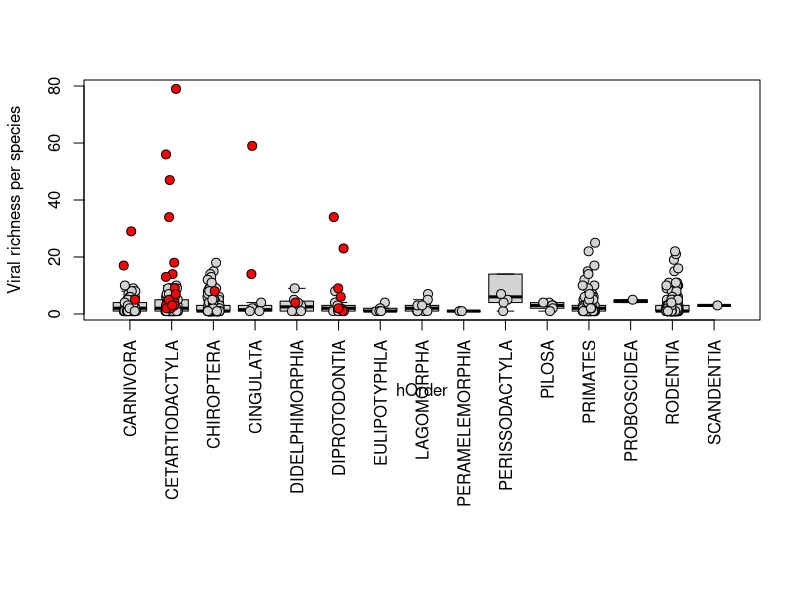

Recreate this plot in R. (Note: this script raises an error after producing the figure.)
rm(list=ls()) 
options(stringsAsFactors=F)
require(ggplot2)
library(dplyr)
set.seed(0)

asc <- read.csv("data/HP3.assocV41_FINAL.csv", header=T, strip.white = T)
h <- read.csv("data/HP3.hostv42_FINAL.csv", header=T, strip.white = T)
v <- read.csv("data/HP3.virus_v45.csv", header=T, strip.white = T)
asc_noHoSa <- asc[asc$hHostNameFinal!="Homo_sapiens", ]

h <- h[h$hHostNameFinal != "Homo_sapiens",]  #drop humans

### NEW FIG 1, HP3, revised from code from 14 Dec 2014
head(h)
#to calculate proportion shared and order new plot
#h$hOrder <- as.factor(h$hOrder) #doesn't work without this

#order boxplot
#create ordered box plot, based on mean proportion shared with humans
h$prop_human <- h$vHoSaRich/h$vir_rich

hw <- h[h$hWildDomFAO=="wild", ] 
hd <- h[h$hWildDomFAO=="domestic", ] 

order_propshared <- h %>% 
  group_by(hOrder) %>% 
  summarize(prop_human_mean_order = mean(prop_human)) %>%
  arrange(desc(prop_human_mean_order))
  
h2 <- merge(h, order_propshared, by="hOrder")

h2 <- h2 %>% 
  arrange(desc(prop_human_mean_order))  # arrange by mean proportion zoonotic by order

order_propshared
h2Order <- ordered(h2$hOrder, levels=c( "CINGULATA", "PILOSA","DIDELPHIMORPHIA", "EULIPOTYPHLA", 
                "CHIROPTERA", "PRIMATES", "RODENTIA", "CARNIVORA", "LAGOMORPHA", "PROBOSCIDEA", "DIPROTODONTIA",
                 "CETARTIODACTYLA", "PERISSODACTYLA",  "PERAMELEMORPHIA", "SCANDENTIA"))

h2w <- h2[h2$hWildDomFAO=="wild", ] 
h2d <- h2[h2$hWildDomFAO=="domestic", ] 

unique(h2w$hOrder)
unique(h2d$hOrder)

h3w <- subset(h2, hWildDomFAO=="wild", drop=F) 
h3d <- subset(h2, hWildDomFAO=="domestic", drop=F)
?subset
levels(h3w$hOrder)
unique(h3w$hOrder)  
unique(h3d$hOrder)  #NOT WORKING, still dropping levels

#par(mfrow=c(2, 1))
#par(mar=c(10,3,3,3))
## FIG 1A
par(mar=c(14,4.2,4,2))
boxplot(vir_rich ~ hOrder, data=h2, vertical = TRUE, ylab="Viral richness per species",
        col="lightgray", main="", outcol=NA, las=3)
#one stripchart for wild values
stripchart(vir_rich ~ hOrder, data=h3w, 
           vertical = TRUE, method = "jitter", jitter=0.15,
           pch = 21, col = "black", bg = "lightgrey", 
           add = T, cex=1.2) 
#another for domestic
stripchart(vir_rich ~ hOrder, data=h3d, 
           vertical = TRUE, method = "jitter", jitter=0.15,
           pch = 21, col = "black", bg = "red", 
           add = T, cex=1.2) 
#mtext("1A", 2, adj=5, las=1) #not set right

##FIG 1B
par(mar=c(14,4,4,2)+0.1)

boxplot(propHoSa ~ hOrder, data=h, vertical = TRUE, ylab="Proportion human viruses",
        col="lightgray", main="", outcol=NA, las=3)

stripchart(propHoSa ~ hOrder, data=hw, 
           vertical = TRUE, method = "jitter", jitter=0.15,
           pch = 21, col = "black", bg = "lightgrey", 
           add = T, cex=1.2) 

stripchart(propHoSa ~ hOrder, data=hd, 
           vertical = TRUE, method = "jitter", jitter=0.15,
           pch = 21, col = "black", bg = col, 
           add = T, cex=1.2) 

## Viral richness with wild and dom stripplot, ordered by proportion shared - 15 Dec 2014

## post hoc test of significance for proportion zoonotic viruses

a2 <- aov(propHoSa ~ hOrder, data=h)
summary(a2) #hOrder is signif
pairwise.t.test(h$propHoSa, h$hOrder, p.adj = "bonf")
TukeyHSD(a2)


#### END HP3 FIG 1
